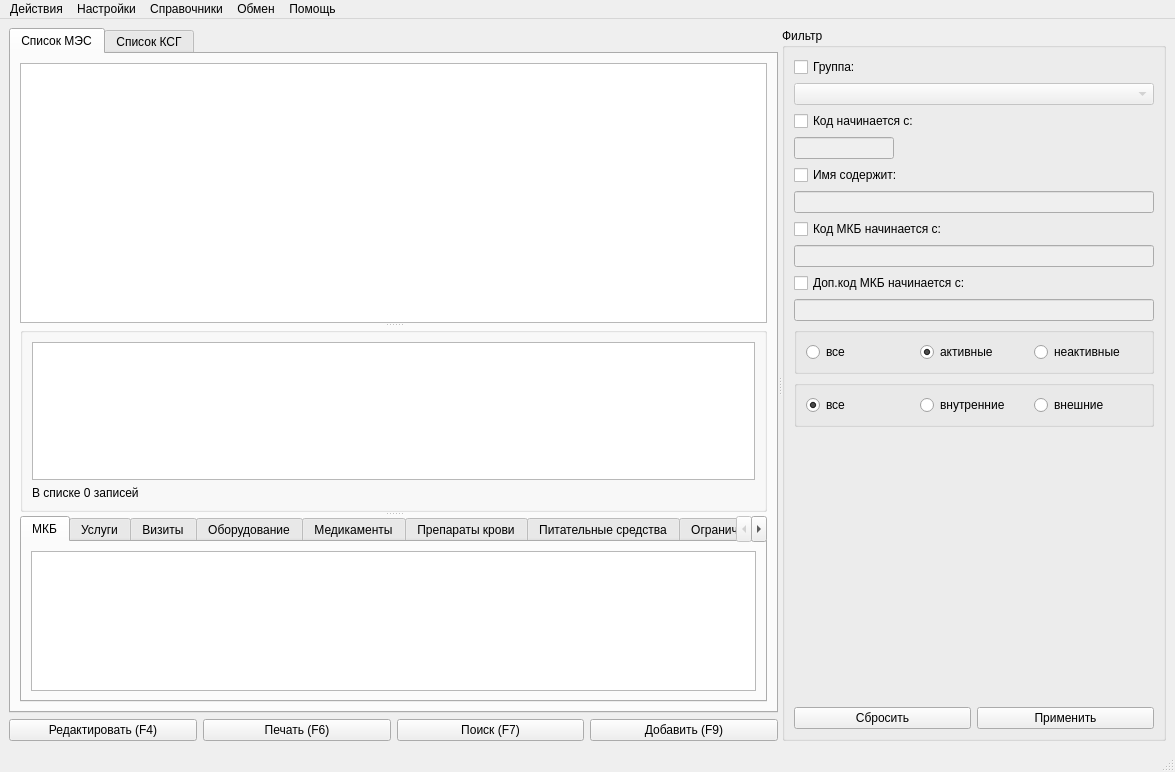
<?xml version="1.0" encoding="UTF-8"?>
<ui version="4.0">
 <class>MainWindow</class>
 <widget class="QMainWindow" name="MainWindow">
  <property name="geometry">
   <rect>
    <x>0</x>
    <y>0</y>
    <width>1175</width>
    <height>772</height>
   </rect>
  </property>
  <property name="windowTitle">
   <string>Редактор</string>
  </property>
  <widget class="QWidget" name="centralwidget">
   <layout class="QGridLayout" name="gridLayout_5">
    <item row="0" column="0">
     <widget class="QSplitter" name="splitter">
      <property name="sizePolicy">
       <sizepolicy hsizetype="Expanding" vsizetype="Preferred">
        <horstretch>0</horstretch>
        <verstretch>0</verstretch>
       </sizepolicy>
      </property>
      <property name="orientation">
       <enum>Qt::Horizontal</enum>
      </property>
      <widget class="QWidget" name="layoutWidget">
       <layout class="QVBoxLayout" name="verticalLayout_2">
        <property name="spacing">
         <number>6</number>
        </property>
        <item>
         <widget class="QTabWidget" name="tabMESCSGWidget">
          <property name="sizePolicy">
           <sizepolicy hsizetype="Expanding" vsizetype="Expanding">
            <horstretch>0</horstretch>
            <verstretch>0</verstretch>
           </sizepolicy>
          </property>
          <property name="minimumSize">
           <size>
            <width>0</width>
            <height>0</height>
           </size>
          </property>
          <property name="currentIndex">
           <number>0</number>
          </property>
          <widget class="QWidget" name="tabMES">
           <attribute name="title">
            <string>Список МЭС</string>
           </attribute>
           <layout class="QVBoxLayout" name="verticalLayout_11">
            <item>
             <widget class="QSplitter" name="splitter_2">
              <property name="sizePolicy">
               <sizepolicy hsizetype="Expanding" vsizetype="Expanding">
                <horstretch>0</horstretch>
                <verstretch>0</verstretch>
               </sizepolicy>
              </property>
              <property name="orientation">
               <enum>Qt::Vertical</enum>
              </property>
              <widget class="QTextBrowser" name="textInfo">
               <property name="enabled">
                <bool>true</bool>
               </property>
               <property name="sizePolicy">
                <sizepolicy hsizetype="Expanding" vsizetype="Minimum">
                 <horstretch>0</horstretch>
                 <verstretch>0</verstretch>
                </sizepolicy>
               </property>
               <property name="minimumSize">
                <size>
                 <width>0</width>
                 <height>260</height>
                </size>
               </property>
               <property name="baseSize">
                <size>
                 <width>0</width>
                 <height>0</height>
                </size>
               </property>
               <property name="focusPolicy">
                <enum>Qt::NoFocus</enum>
               </property>
              </widget>
              <widget class="QGroupBox" name="groupBox_2">
               <property name="title">
                <string/>
               </property>
               <property name="flat">
                <bool>true</bool>
               </property>
               <layout class="QVBoxLayout" name="verticalLayout_12">
                <item>
                 <widget class="CMesListTableView" name="mesView">
                  <property name="sizePolicy">
                   <sizepolicy hsizetype="MinimumExpanding" vsizetype="Expanding">
                    <horstretch>0</horstretch>
                    <verstretch>0</verstretch>
                   </sizepolicy>
                  </property>
                  <property name="minimumSize">
                   <size>
                    <width>500</width>
                    <height>0</height>
                   </size>
                  </property>
                  <property name="focusPolicy">
                   <enum>Qt::StrongFocus</enum>
                  </property>
                 </widget>
                </item>
                <item>
                 <widget class="QLabel" name="lblCount">
                  <property name="text">
                   <string>В списке 0 записей</string>
                  </property>
                 </widget>
                </item>
               </layout>
              </widget>
              <widget class="QTabWidget" name="tabWidget">
               <property name="tabPosition">
                <enum>QTabWidget::North</enum>
               </property>
               <property name="tabShape">
                <enum>QTabWidget::Rounded</enum>
               </property>
               <property name="currentIndex">
                <number>0</number>
               </property>
               <property name="elideMode">
                <enum>Qt::ElideNone</enum>
               </property>
               <widget class="QWidget" name="tabMKB">
                <attribute name="title">
                 <string>МКБ</string>
                </attribute>
                <layout class="QVBoxLayout" name="verticalLayout_3">
                 <item>
                  <widget class="CTableView" name="tableMKB">
                   <property name="focusPolicy">
                    <enum>Qt::StrongFocus</enum>
                   </property>
                  </widget>
                 </item>
                </layout>
               </widget>
               <widget class="QWidget" name="tabServices">
                <attribute name="title">
                 <string>Услуги</string>
                </attribute>
                <layout class="QVBoxLayout" name="verticalLayout_4">
                 <item>
                  <widget class="CTableView" name="tableServices"/>
                 </item>
                </layout>
               </widget>
               <widget class="QWidget" name="tabVisits">
                <attribute name="title">
                 <string>Визиты</string>
                </attribute>
                <layout class="QVBoxLayout" name="verticalLayout_5">
                 <item>
                  <widget class="QTableView" name="tableVisits"/>
                 </item>
                </layout>
               </widget>
               <widget class="QWidget" name="tabEquipment">
                <attribute name="title">
                 <string>Оборудование</string>
                </attribute>
                <layout class="QVBoxLayout" name="verticalLayout_6">
                 <item>
                  <widget class="QTableView" name="tableEquipment"/>
                 </item>
                </layout>
               </widget>
               <widget class="QWidget" name="tabMedicament">
                <attribute name="title">
                 <string>Медикаменты</string>
                </attribute>
                <layout class="QVBoxLayout" name="verticalLayout_7">
                 <item>
                  <widget class="QTableView" name="tableMedicament"/>
                 </item>
                </layout>
               </widget>
               <widget class="QWidget" name="tabBlood">
                <attribute name="title">
                 <string>Препараты крови</string>
                </attribute>
                <layout class="QVBoxLayout" name="verticalLayout_8">
                 <item>
                  <widget class="QTableView" name="tableBlood"/>
                 </item>
                </layout>
               </widget>
               <widget class="QWidget" name="tabNutrient">
                <attribute name="title">
                 <string>Питательные средства</string>
                </attribute>
                <layout class="QVBoxLayout" name="verticalLayout_9">
                 <item>
                  <widget class="QTableView" name="tableNutrient"/>
                 </item>
                </layout>
               </widget>
               <widget class="QWidget" name="tabLimitedBySexAge">
                <attribute name="title">
                 <string>Ограничение по полу и возрасту</string>
                </attribute>
                <layout class="QGridLayout" name="gridLayout">
                 <item row="0" column="0">
                  <widget class="QTableView" name="tableLimitedBySexAge"/>
                 </item>
                </layout>
               </widget>
              </widget>
             </widget>
            </item>
           </layout>
          </widget>
          <widget class="QWidget" name="tabCSG">
           <attribute name="title">
            <string>Список КСГ</string>
           </attribute>
           <layout class="QGridLayout" name="gridLayout_6">
            <property name="margin">
             <number>4</number>
            </property>
            <property name="spacing">
             <number>6</number>
            </property>
            <item row="0" column="0">
             <widget class="QSplitter" name="splitter_3">
              <property name="orientation">
               <enum>Qt::Vertical</enum>
              </property>
              <widget class="QTextBrowser" name="txtCSGBrowser"/>
              <widget class="QWidget" name="layoutWidget">
               <layout class="QGridLayout" name="gridLayout_4">
                <property name="spacing">
                 <number>0</number>
                </property>
                <item row="0" column="0">
                 <widget class="CCSGListTableView" name="tblCSGList"/>
                </item>
                <item row="1" column="0">
                 <widget class="QLabel" name="lblCountCSG">
                  <property name="text">
                   <string>В списке 0 записей</string>
                  </property>
                 </widget>
                </item>
               </layout>
              </widget>
              <widget class="QTabWidget" name="tabSubCSG">
               <property name="currentIndex">
                <number>0</number>
               </property>
               <widget class="QWidget" name="tabCSGDiagnosis">
                <attribute name="title">
                 <string>МКБ</string>
                </attribute>
                <layout class="QGridLayout" name="gridLayout_7">
                 <item row="0" column="0">
                  <widget class="CTableView" name="tblCSGDiagnosis"/>
                 </item>
                </layout>
               </widget>
               <widget class="QWidget" name="tabCSGService">
                <attribute name="title">
                 <string>Услуги</string>
                </attribute>
                <layout class="QGridLayout" name="gridLayout_8">
                 <item row="0" column="0">
                  <widget class="CTableView" name="tblCSGService"/>
                 </item>
                </layout>
               </widget>
              </widget>
             </widget>
            </item>
           </layout>
          </widget>
         </widget>
        </item>
        <item>
         <layout class="QHBoxLayout" name="horizontalLayout_2">
          <property name="topMargin">
           <number>0</number>
          </property>
          <item>
           <widget class="QPushButton" name="btnEdit">
            <property name="text">
             <string>Редактировать (F4)</string>
            </property>
            <property name="shortcut">
             <string>F4</string>
            </property>
           </widget>
          </item>
          <item>
           <widget class="QPushButton" name="btnPrint">
            <property name="text">
             <string>Печать (F6)</string>
            </property>
            <property name="shortcut">
             <string>F6</string>
            </property>
           </widget>
          </item>
          <item>
           <widget class="QPushButton" name="btnFind">
            <property name="text">
             <string>Поиск (F7)</string>
            </property>
            <property name="shortcut">
             <string>F7</string>
            </property>
           </widget>
          </item>
          <item>
           <widget class="QPushButton" name="btnAdd">
            <property name="text">
             <string>Добавить (F9)</string>
            </property>
            <property name="shortcut">
             <string>F9</string>
            </property>
           </widget>
          </item>
         </layout>
        </item>
       </layout>
      </widget>
      <widget class="QGroupBox" name="groupFilter">
       <property name="sizePolicy">
        <sizepolicy hsizetype="Maximum" vsizetype="Preferred">
         <horstretch>0</horstretch>
         <verstretch>0</verstretch>
        </sizepolicy>
       </property>
       <property name="title">
        <string>Фильтр</string>
       </property>
       <layout class="QVBoxLayout" name="verticalLayout">
        <item>
         <widget class="QCheckBox" name="checkGroup">
          <property name="text">
           <string>Группа:</string>
          </property>
         </widget>
        </item>
        <item>
         <widget class="CRBComboBox" name="cmbGroup">
          <property name="enabled">
           <bool>false</bool>
          </property>
         </widget>
        </item>
        <item>
         <widget class="QCheckBox" name="checkCode">
          <property name="text">
           <string>Код начинается с:</string>
          </property>
         </widget>
        </item>
        <item>
         <widget class="QLineEdit" name="edtCode">
          <property name="enabled">
           <bool>false</bool>
          </property>
          <property name="sizePolicy">
           <sizepolicy hsizetype="Maximum" vsizetype="Fixed">
            <horstretch>0</horstretch>
            <verstretch>0</verstretch>
           </sizepolicy>
          </property>
          <property name="maximumSize">
           <size>
            <width>100</width>
            <height>16777215</height>
           </size>
          </property>
         </widget>
        </item>
        <item>
         <widget class="QCheckBox" name="checkName">
          <property name="text">
           <string>Имя содержит:</string>
          </property>
         </widget>
        </item>
        <item>
         <widget class="QLineEdit" name="edtName">
          <property name="enabled">
           <bool>false</bool>
          </property>
          <property name="maximumSize">
           <size>
            <width>500</width>
            <height>16777215</height>
           </size>
          </property>
         </widget>
        </item>
        <item>
         <widget class="QCheckBox" name="checkMKB">
          <property name="text">
           <string>Код МКБ начинается с:</string>
          </property>
         </widget>
        </item>
        <item>
         <widget class="QLineEdit" name="edtMKB">
          <property name="enabled">
           <bool>false</bool>
          </property>
         </widget>
        </item>
        <item>
         <widget class="QCheckBox" name="checkMKBEx">
          <property name="text">
           <string>Доп.код МКБ начинается с:</string>
          </property>
         </widget>
        </item>
        <item>
         <widget class="QLineEdit" name="edtMKBEx">
          <property name="enabled">
           <bool>false</bool>
          </property>
         </widget>
        </item>
        <item>
         <widget class="QGroupBox" name="groupBox_3">
          <layout class="QGridLayout" name="gridLayout_2">
           <item row="0" column="0">
            <layout class="QHBoxLayout" name="horizontalLayout">
             <property name="topMargin">
              <number>0</number>
             </property>
             <item>
              <widget class="QRadioButton" name="rbActiveAll">
               <property name="text">
                <string>все</string>
               </property>
              </widget>
             </item>
             <item>
              <widget class="QRadioButton" name="rbActive">
               <property name="text">
                <string>активные</string>
               </property>
               <property name="checked">
                <bool>true</bool>
               </property>
              </widget>
             </item>
             <item>
              <widget class="QRadioButton" name="rbNotActive">
               <property name="text">
                <string>неактивные</string>
               </property>
              </widget>
             </item>
            </layout>
           </item>
          </layout>
         </widget>
        </item>
        <item>
         <widget class="QGroupBox" name="groupBox_4">
          <layout class="QGridLayout" name="gridLayout_3">
           <item row="0" column="0">
            <layout class="QHBoxLayout" name="horizontalLayout_4">
             <property name="topMargin">
              <number>0</number>
             </property>
             <item>
              <widget class="QRadioButton" name="rbInternalAll">
               <property name="text">
                <string>все</string>
               </property>
               <property name="checked">
                <bool>true</bool>
               </property>
              </widget>
             </item>
             <item>
              <widget class="QRadioButton" name="rbInternal">
               <property name="text">
                <string>внутренние</string>
               </property>
              </widget>
             </item>
             <item>
              <widget class="QRadioButton" name="rbExternal">
               <property name="text">
                <string>внешние</string>
               </property>
              </widget>
             </item>
            </layout>
           </item>
          </layout>
         </widget>
        </item>
        <item>
         <spacer name="verticalSpacer">
          <property name="orientation">
           <enum>Qt::Vertical</enum>
          </property>
          <property name="sizeHint" stdset="0">
           <size>
            <width>20</width>
            <height>40</height>
           </size>
          </property>
         </spacer>
        </item>
        <item>
         <layout class="QHBoxLayout" name="horizontalLayout_3">
          <property name="topMargin">
           <number>0</number>
          </property>
          <item>
           <widget class="QPushButton" name="btnClear">
            <property name="text">
             <string>Сбросить</string>
            </property>
           </widget>
          </item>
          <item>
           <widget class="QPushButton" name="btnUpdate">
            <property name="text">
             <string>Применить</string>
            </property>
            <property name="shortcut">
             <string>Return</string>
            </property>
            <property name="autoDefault">
             <bool>false</bool>
            </property>
            <property name="default">
             <bool>false</bool>
            </property>
           </widget>
          </item>
         </layout>
        </item>
       </layout>
      </widget>
     </widget>
    </item>
   </layout>
  </widget>
  <widget class="QMenuBar" name="menubar">
   <property name="geometry">
    <rect>
     <x>0</x>
     <y>0</y>
     <width>1175</width>
     <height>21</height>
    </rect>
   </property>
   <widget class="QMenu" name="menuHelp">
    <property name="title">
     <string>Помощь</string>
    </property>
    <addaction name="action_about"/>
    <addaction name="action_Qt"/>
   </widget>
   <widget class="QMenu" name="menuReference">
    <property name="title">
     <string>Справочники</string>
    </property>
    <addaction name="action_rbMesGroup"/>
    <addaction name="actMesKSG"/>
    <addaction name="action_rbVisitType"/>
    <addaction name="action_rbBloodPreparation"/>
    <addaction name="action_rbBloodPreparationType"/>
    <addaction name="action_rbEquipment"/>
    <addaction name="action_rbEquipmentGroup"/>
    <addaction name="action_rbMedicament"/>
    <addaction name="action_rbMedicamentDosageForm"/>
    <addaction name="action_rbMedicamentGroup"/>
    <addaction name="action_rbNutrient"/>
    <addaction name="action_rbNutrientGroup"/>
    <addaction name="action_rbService"/>
    <addaction name="action_rbServiceGroup"/>
    <addaction name="action_rbSpeciality"/>
   </widget>
   <widget class="QMenu" name="menuSettings">
    <property name="title">
     <string>Настройки</string>
    </property>
    <addaction name="action_connection"/>
   </widget>
   <widget class="QMenu" name="menu">
    <property name="title">
     <string>Действия</string>
    </property>
    <addaction name="action_connect"/>
    <addaction name="action_disconnect"/>
    <addaction name="action_add"/>
    <addaction name="action_edit"/>
    <addaction name="action_find"/>
    <addaction name="action_print"/>
    <addaction name="action_exit"/>
   </widget>
   <widget class="QMenu" name="menuExchange">
    <property name="title">
     <string>Обмен</string>
    </property>
    <addaction name="actImportXML"/>
    <addaction name="actExportXML"/>
   </widget>
   <addaction name="menu"/>
   <addaction name="menuSettings"/>
   <addaction name="menuReference"/>
   <addaction name="menuExchange"/>
   <addaction name="menuHelp"/>
  </widget>
  <widget class="QStatusBar" name="statusbar"/>
  <action name="action">
   <property name="text">
    <string>проверочка</string>
   </property>
  </action>
  <action name="action_connection">
   <property name="text">
    <string>Соединение с БД</string>
   </property>
  </action>
  <action name="action_about">
   <property name="text">
    <string>О программе</string>
   </property>
  </action>
  <action name="action_connect">
   <property name="text">
    <string>Подключиться к БД</string>
   </property>
  </action>
  <action name="action_add">
   <property name="text">
    <string>Новый МЭС</string>
   </property>
  </action>
  <action name="action_edit">
   <property name="text">
    <string>Редактировать</string>
   </property>
  </action>
  <action name="action_find">
   <property name="text">
    <string>Поиск</string>
   </property>
  </action>
  <action name="action_print">
   <property name="text">
    <string>Печать</string>
   </property>
  </action>
  <action name="action_exit">
   <property name="text">
    <string>Выход</string>
   </property>
  </action>
  <action name="action_Qt">
   <property name="text">
    <string>О Qt</string>
   </property>
  </action>
  <action name="action_rbVisitType">
   <property name="text">
    <string>Типы визитов</string>
   </property>
  </action>
  <action name="action_rbBloodPreparation">
   <property name="text">
    <string>Препараты крови</string>
   </property>
  </action>
  <action name="action_rbBloodPreparationType">
   <property name="text">
    <string>Типы препаратов крови</string>
   </property>
  </action>
  <action name="action_rbEquipment">
   <property name="text">
    <string>Типы оборудования</string>
   </property>
  </action>
  <action name="action_rbEquipmentGroup">
   <property name="text">
    <string>Группы типов оборудования</string>
   </property>
  </action>
  <action name="action_rbMedicamentDosageForm">
   <property name="text">
    <string>Лекарственные формы</string>
   </property>
  </action>
  <action name="action_rbMedicamentGroup">
   <property name="text">
    <string>Фармацевтические группы</string>
   </property>
  </action>
  <action name="action_rbMesGroup">
   <property name="text">
    <string>Группы МЭС</string>
   </property>
  </action>
  <action name="action_rbNutrientGroup">
   <property name="text">
    <string>Группы питательных средств</string>
   </property>
  </action>
  <action name="action_rbServiceGroup">
   <property name="text">
    <string>Группы услуг</string>
   </property>
  </action>
  <action name="action_rbMedicament">
   <property name="text">
    <string>Медикаменты</string>
   </property>
  </action>
  <action name="action_rbNutrient">
   <property name="text">
    <string>Питательные средства</string>
   </property>
  </action>
  <action name="action_rbService">
   <property name="text">
    <string>Услуги</string>
   </property>
  </action>
  <action name="action_rbSpeciality">
   <property name="text">
    <string>Специальности</string>
   </property>
  </action>
  <action name="actImportXML">
   <property name="text">
    <string>Импорт из XML</string>
   </property>
  </action>
  <action name="actExportXML">
   <property name="text">
    <string>Экспорт в XML</string>
   </property>
  </action>
  <action name="actMesKSG">
   <property name="text">
    <string>КСГ</string>
   </property>
  </action>
  <action name="action_disconnect">
   <property name="text">
    <string>Отключиться от БД</string>
   </property>
  </action>
 </widget>
 <customwidgets>
  <customwidget>
   <class>CRBComboBox</class>
   <extends>QComboBox</extends>
   <header>library/crbcombobox.h</header>
  </customwidget>
  <customwidget>
   <class>CMesListTableView</class>
   <extends>QTableView</extends>
   <header>appendix/mes/MesListTableView.h</header>
  </customwidget>
  <customwidget>
   <class>CTableView</class>
   <extends>QTableView</extends>
   <header>library/TableView.h</header>
  </customwidget>
  <customwidget>
   <class>CCSGListTableView</class>
   <extends>QTableView</extends>
   <header>appendix/mes/CSGListTableView.h</header>
  </customwidget>
 </customwidgets>
 <tabstops>
  <tabstop>tabMESCSGWidget</tabstop>
  <tabstop>mesView</tabstop>
  <tabstop>tabWidget</tabstop>
  <tabstop>tableMKB</tabstop>
  <tabstop>tableServices</tabstop>
  <tabstop>tableVisits</tabstop>
  <tabstop>tableEquipment</tabstop>
  <tabstop>tableMedicament</tabstop>
  <tabstop>tableBlood</tabstop>
  <tabstop>tableNutrient</tabstop>
  <tabstop>tableLimitedBySexAge</tabstop>
  <tabstop>txtCSGBrowser</tabstop>
  <tabstop>tblCSGList</tabstop>
  <tabstop>tabSubCSG</tabstop>
  <tabstop>tblCSGDiagnosis</tabstop>
  <tabstop>tblCSGService</tabstop>
  <tabstop>btnEdit</tabstop>
  <tabstop>btnPrint</tabstop>
  <tabstop>btnFind</tabstop>
  <tabstop>btnAdd</tabstop>
  <tabstop>checkGroup</tabstop>
  <tabstop>cmbGroup</tabstop>
  <tabstop>checkCode</tabstop>
  <tabstop>edtCode</tabstop>
  <tabstop>checkName</tabstop>
  <tabstop>edtName</tabstop>
  <tabstop>checkMKB</tabstop>
  <tabstop>edtMKB</tabstop>
  <tabstop>checkMKBEx</tabstop>
  <tabstop>edtMKBEx</tabstop>
  <tabstop>rbActiveAll</tabstop>
  <tabstop>rbActive</tabstop>
  <tabstop>rbNotActive</tabstop>
  <tabstop>rbInternalAll</tabstop>
  <tabstop>rbInternal</tabstop>
  <tabstop>rbExternal</tabstop>
  <tabstop>btnClear</tabstop>
  <tabstop>btnUpdate</tabstop>
 </tabstops>
 <resources/>
 <connections>
  <connection>
   <sender>action_exit</sender>
   <signal>triggered()</signal>
   <receiver>MainWindow</receiver>
   <slot>close()</slot>
   <hints>
    <hint type="sourcelabel">
     <x>-1</x>
     <y>-1</y>
    </hint>
    <hint type="destinationlabel">
     <x>551</x>
     <y>474</y>
    </hint>
   </hints>
  </connection>
  <connection>
   <sender>checkGroup</sender>
   <signal>toggled(bool)</signal>
   <receiver>cmbGroup</receiver>
   <slot>setEnabled(bool)</slot>
   <hints>
    <hint type="sourcelabel">
     <x>786</x>
     <y>77</y>
    </hint>
    <hint type="destinationlabel">
     <x>786</x>
     <y>106</y>
    </hint>
   </hints>
  </connection>
  <connection>
   <sender>checkCode</sender>
   <signal>toggled(bool)</signal>
   <receiver>edtCode</receiver>
   <slot>setEnabled(bool)</slot>
   <hints>
    <hint type="sourcelabel">
     <x>786</x>
     <y>131</y>
    </hint>
    <hint type="destinationlabel">
     <x>641</x>
     <y>159</y>
    </hint>
   </hints>
  </connection>
  <connection>
   <sender>checkName</sender>
   <signal>toggled(bool)</signal>
   <receiver>edtName</receiver>
   <slot>setEnabled(bool)</slot>
   <hints>
    <hint type="sourcelabel">
     <x>786</x>
     <y>184</y>
    </hint>
    <hint type="destinationlabel">
     <x>786</x>
     <y>212</y>
    </hint>
   </hints>
  </connection>
  <connection>
   <sender>checkMKB</sender>
   <signal>toggled(bool)</signal>
   <receiver>edtMKB</receiver>
   <slot>setEnabled(bool)</slot>
   <hints>
    <hint type="sourcelabel">
     <x>786</x>
     <y>237</y>
    </hint>
    <hint type="destinationlabel">
     <x>786</x>
     <y>265</y>
    </hint>
   </hints>
  </connection>
  <connection>
   <sender>checkMKBEx</sender>
   <signal>toggled(bool)</signal>
   <receiver>edtMKBEx</receiver>
   <slot>setEnabled(bool)</slot>
   <hints>
    <hint type="sourcelabel">
     <x>664</x>
     <y>280</y>
    </hint>
    <hint type="destinationlabel">
     <x>664</x>
     <y>306</y>
    </hint>
   </hints>
  </connection>
 </connections>
</ui>
